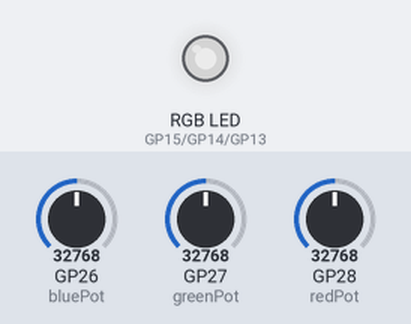
A program run on a simulated Raspberry Pi Pico running MicroPython. Parts: an RGB LED mixed from three pins (HIGH = lit). The test bench sets the inputs (shaded band); at power-on: GP26 (bluePot) = 32768, GP27 (greenPot) = 32768, GP28 (redPot) = 32768 (analog values on the 0–65535 scale). Dim RGB values are drawn brighter than linear; what the program prints to the serial console is not drawn.

Above: at 1.2 s.
1.3 s: GP26 (bluePot) set to 10992
At 2.1 s:
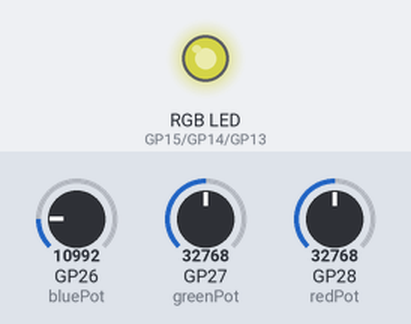
2.8 s: GP26 (bluePot) set to 9424
At 3.3 s:
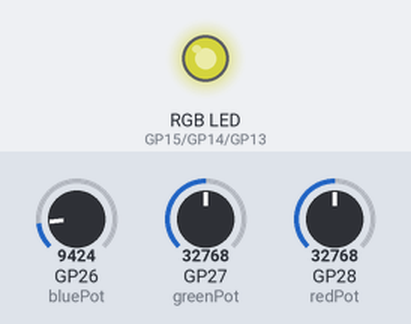
4.3 s: GP27 (greenPot) set to 10368
At 5.5 s:
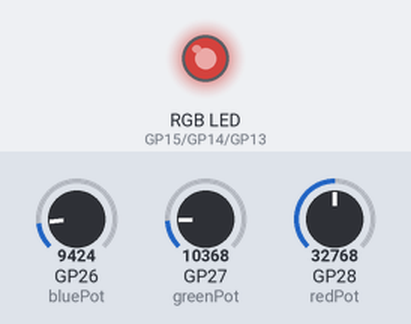
5.8 s: GP27 (greenPot) set to 8912
At 6.8 s:
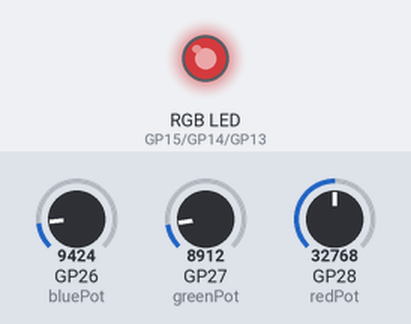
7.3 s: GP28 (redPot) set to 10384
At 7.9 s:
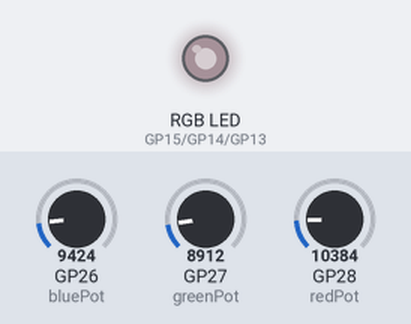
8.8 s: GP28 (redPot) set to 9008
At 10.2 s:
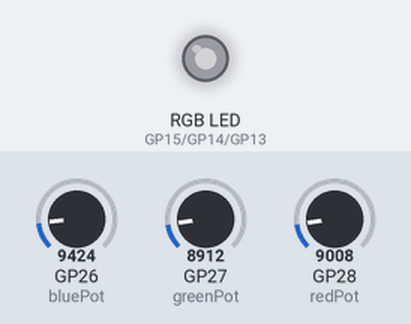
Timing chart, 0 to 11.3 s (numbered marks = the images above; inputs shaded):
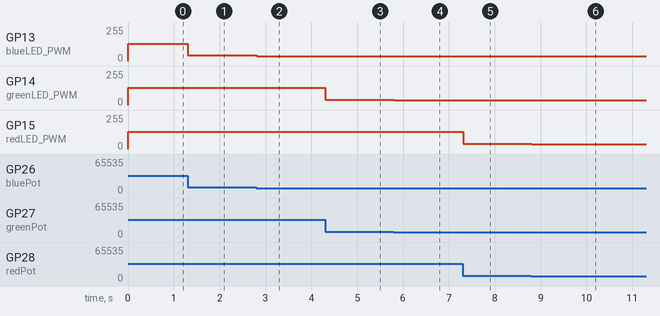

Measured:
- after the input at 1.3 s, GP13 (blueLED_PWM): 128/255 → 43/255 at once
- after the input at 2.8 s, GP13 (blueLED_PWM): 43/255 → 37/255 at once
- after the input at 4.3 s, GP14 (greenLED_PWM): 128/255 → 40/255 at once
- after the input at 5.8 s, GP14 (greenLED_PWM): 40/255 → 35/255 at once
- after the input at 7.3 s, GP15 (redLED_PWM): 128/255 → 40/255 at once
- after the input at 8.8 s, GP15 (redLED_PWM): 40/255 → 35/255 at once

The program:

RGB_Dimmer_Potentiometers.py
```python
# Program for RGB LED Dimmer Using Potentiometers for Lesson 13
# McWhorter Pico W Course
# Lori Pfahler
# April 2023

# import modules
from machine import Pin, PWM
from utime import sleep

# setup red, green and blue for RGB LED
redLED_PWM = PWM(Pin(15))
redLED_PWM.freq(1000 )
redLED_PWM.duty_u16(0)

greenLED_PWM = PWM(Pin(14))
greenLED_PWM.freq(1000)
greenLED_PWM.duty_u16(0)

blueLED_PWM = PWM(Pin(13))
blueLED_PWM.freq(1000)
blueLED_PWM.duty_u16(0)

# setup potentiometers on ADC pins
redPot = machine.ADC(28)
greenPot = machine.ADC(27)
bluePot = machine.ADC(26)

try:
    while True:
        # read the potentiometers
        redValue = redPot.read_u16()
        greenValue = greenPot.read_u16()
        blueValue = bluePot.read_u16()
        # clean up the pot readings
        if redValue < 700:
            redValue = 0
        if redValue > 65500:
            redValue = 65535

        if greenValue < 700:
            greenValue = 0
        if greenValue > 65500:
            greenValue = 65535

        if blueValue < 700:
            blueValue = 0
        if blueValue > 65500:
            blueValue = 65535
        # light the RGB LED
        redLED_PWM.duty_u16(int(redValue))
        greenLED_PWM.duty_u16(int(greenValue))
        blueLED_PWM.duty_u16(int(blueValue))
        # print out the results
        print(f'red = {int(redValue):>5}, green = {int(greenValue):>5}, blue = {int(blueValue):>5}', end = '\r')
        sleep(0.01)


except KeyboardInterrupt:
    redLED_PWM.duty_u16(0)
    greenLED_PWM.duty_u16(0)
    blueLED_PWM.duty_u16(0)
```
